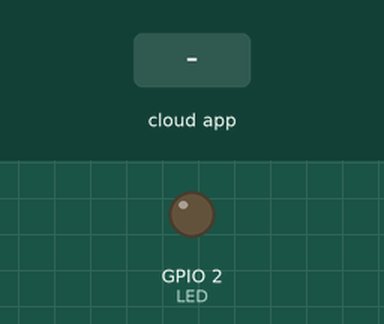
Recording of a sketch running on a simulated ESP8266 (NodeMCU). Parts: output pins drawn as LEDs (lit = HIGH). The test bench sets the inputs (shaded band). WiFi joins after 1.5 s; servers stay silent unless stated; the Firebase database answers and starts empty; what the sketch prints to the serial monitor is not drawn.

Above: at 2.7 s.
2.8 s: the phone or cloud app sets lampu1 to 1
At 3.8 s:
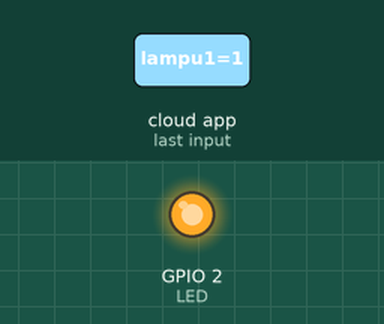
4.6 s: the phone or cloud app sets lampu1 to 0
At 5.1 s:
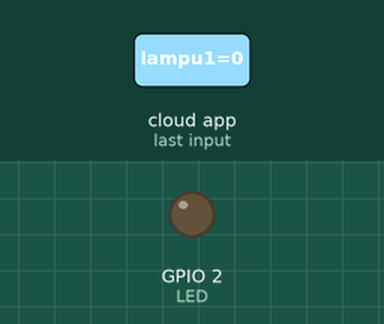
Timing chart, 0 to 7.6 s (numbered marks = the images above; inputs shaded):
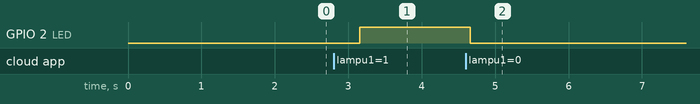

The sketch:

esp32.ino
```cpp
#include <Arduino.h>
#if defined(ESP32)
  #include <WiFi.h>
#elif defined(ESP8266)
  #include <ESP8266WiFi.h>
#endif
#include <Firebase_ESP_Client.h>

#define LED 2

#include "addons/TokenHelper.h"
#include "addons/RTDBHelper.h"

// Insert your network credentials
#define WIFI_SSID "192.168.65.10"
#define WIFI_PASSWORD "88888888"
#define USER_EMAIL "jamilfebrian68@gmail.com"
#define USER_PASSWORD "12345678"
#define USER_UUID "3rkRbklEctY3TGaXLYZMZLHvT0z2"

// Insert Firebase project API Key
#define API_KEY "AIzaSyAT6fK0djMUblHDICdb6XpxkFDiGDkm4R4"
#define DATABASE_URL "https://login-page-77ed3-default-rtdb.asia-southeast1.firebasedatabase.app/"

FirebaseData fbdo;
FirebaseAuth auth;
FirebaseConfig config;

unsigned long sendDataPrevMillis = 0;
bool state1 = false;
bool signupOK = false;

bool lampu1,lampu2;
int intValue;
float floatValue;

void setup(){
  pinMode(LED, OUTPUT);
  Serial.begin(115200);
  WiFi.begin(WIFI_SSID, WIFI_PASSWORD);
  Serial.print("Connecting to Wi-Fi");
  while (WiFi.status() != WL_CONNECTED){
    Serial.print(".");
    delay(300);
  }
  Serial.println();
  Serial.print("Connected with IP: ");
  Serial.println(WiFi.localIP());
  Serial.println();

  //setting konfigurasi login firebase
  config.api_key = API_KEY;
  config.database_url = DATABASE_URL;
  auth.user.email = USER_EMAIL;
  auth.user.password = USER_PASSWORD;

  /* Sign up */
  signupOK = true;

  config.token_status_callback = tokenStatusCallback;

  Firebase.begin(&config, &auth);
  Firebase.reconnectWiFi(true);
}

void loop(){


  if (Firebase.ready() && signupOK && (millis() - sendDataPrevMillis > 500 || sendDataPrevMillis == 0)) {
    sendDataPrevMillis = millis();
      if (Firebase.RTDB.getInt(&fbdo, "/kontrol/"USER_UUID"/lampu1")) {
          Serial.println("SUCCES");
            if(fbdo.intData() == 1){
              digitalWrite(LED,HIGH);
            }else{
              digitalWrite(LED,LOW);
            }
       }
        else {
          Serial.println(fbdo.errorReason());
        }
  }
//    if (Firebase.RTDB.setInt(&fbdo, "kontrol/lampu1", logic)){
//      Serial.println("PASSED");
//      Serial.println("PATH: " + fbdo.dataPath());
//      Serial.println("TYPE: " + fbdo.dataType());
//    }
//    else {
//      Serial.println("FAILED");
//      Serial.println("REASON: " + fbdo.errorReason());
//    }
//
//    logic = !logic;
//
//    if (Firebase.RTDB.setInt(&fbdo, "kontrol/lampu2", logic)){
//      Serial.println("PASSED");
//      Serial.println("PATH: " + fbdo.dataPath());
//      Serial.println("TYPE: " + fbdo.dataType());
//    }
//    else {
//      Serial.println("FAILED");
//      Serial.println("REASON: " + fbdo.errorReason());
//    }
//  }
}
```

Measured:
- after the input at 2.8 s, GPIO 2 (LED): LOW → HIGH after 0.36 s
- after the input at 4.6 s, GPIO 2 (LED): HIGH → LOW after 0.06 s
